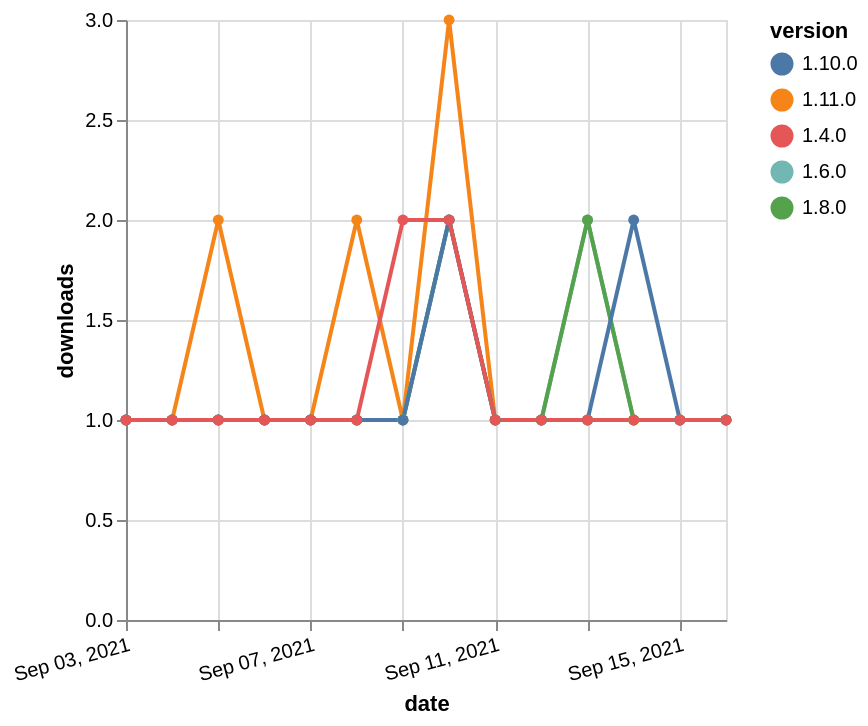

Here is the Vega-Lite specification saved for this chart:
### Vega-Lite specification from a JSON file in a GitHub repository (floating-point values rounded to 4 significant figures)
{"$schema": "https://vega.github.io/schema/vega-lite/v5.json", "description": "A simple bar chart with embedded data.", "data": {"values": [{"date": "2021-09-03", "total": 180, "delta": 1, "version": "1.11.0"}, {"date": "2021-09-04", "total": 181, "delta": 1, "version": "1.11.0"}, {"date": "2021-09-05", "total": 183, "delta": 2, "version": "1.11.0"}, {"date": "2021-09-06", "total": 184, "delta": 1, "version": "1.11.0"}, {"date": "2021-09-07", "total": 185, "delta": 1, "version": "1.11.0"}, {"date": "2021-09-08", "total": 187, "delta": 2, "version": "1.11.0"}, {"date": "2021-09-09", "total": 188, "delta": 1, "version": "1.11.0"}, {"date": "2021-09-10", "total": 191, "delta": 3, "version": "1.11.0"}, {"date": "2021-09-11", "total": 192, "delta": 1, "version": "1.11.0"}, {"date": "2021-09-12", "total": 193, "delta": 1, "version": "1.11.0"}, {"date": "2021-09-13", "total": 194, "delta": 1, "version": "1.11.0"}, {"date": "2021-09-14", "total": 195, "delta": 1, "version": "1.11.0"}, {"date": "2021-09-15", "total": 196, "delta": 1, "version": "1.11.0"}, {"date": "2021-09-16", "total": 197, "delta": 1, "version": "1.11.0"}, {"date": "2021-09-03", "total": 207, "delta": 1, "version": "1.6.0"}, {"date": "2021-09-04", "total": 208, "delta": 1, "version": "1.6.0"}, {"date": "2021-09-05", "total": 209, "delta": 1, "version": "1.6.0"}, {"date": "2021-09-06", "total": 210, "delta": 1, "version": "1.6.0"}, {"date": "2021-09-07", "total": 211, "delta": 1, "version": "1.6.0"}, {"date": "2021-09-08", "total": 212, "delta": 1, "version": "1.6.0"}, {"date": "2021-09-09", "total": 213, "delta": 1, "version": "1.6.0"}, {"date": "2021-09-10", "total": 215, "delta": 2, "version": "1.6.0"}, {"date": "2021-09-11", "total": 216, "delta": 1, "version": "1.6.0"}, {"date": "2021-09-12", "total": 217, "delta": 1, "version": "1.6.0"}, {"date": "2021-09-13", "total": 219, "delta": 2, "version": "1.6.0"}, {"date": "2021-09-14", "total": 220, "delta": 1, "version": "1.6.0"}, {"date": "2021-09-15", "total": 221, "delta": 1, "version": "1.6.0"}, {"date": "2021-09-16", "total": 222, "delta": 1, "version": "1.6.0"}, {"date": "2021-09-03", "total": 193, "delta": 1, "version": "1.8.0"}, {"date": "2021-09-04", "total": 194, "delta": 1, "version": "1.8.0"}, {"date": "2021-09-05", "total": 195, "delta": 1, "version": "1.8.0"}, {"date": "2021-09-06", "total": 196, "delta": 1, "version": "1.8.0"}, {"date": "2021-09-07", "total": 197, "delta": 1, "version": "1.8.0"}, {"date": "2021-09-08", "total": 198, "delta": 1, "version": "1.8.0"}, {"date": "2021-09-09", "total": 199, "delta": 1, "version": "1.8.0"}, {"date": "2021-09-10", "total": 201, "delta": 2, "version": "1.8.0"}, {"date": "2021-09-11", "total": 202, "delta": 1, "version": "1.8.0"}, {"date": "2021-09-12", "total": 203, "delta": 1, "version": "1.8.0"}, {"date": "2021-09-13", "total": 205, "delta": 2, "version": "1.8.0"}, {"date": "2021-09-14", "total": 206, "delta": 1, "version": "1.8.0"}, {"date": "2021-09-15", "total": 207, "delta": 1, "version": "1.8.0"}, {"date": "2021-09-16", "total": 208, "delta": 1, "version": "1.8.0"}, {"date": "2021-09-03", "total": 168, "delta": 1, "version": "1.10.0"}, {"date": "2021-09-04", "total": 169, "delta": 1, "version": "1.10.0"}, {"date": "2021-09-05", "total": 170, "delta": 1, "version": "1.10.0"}, {"date": "2021-09-06", "total": 171, "delta": 1, "version": "1.10.0"}, {"date": "2021-09-07", "total": 172, "delta": 1, "version": "1.10.0"}, {"date": "2021-09-08", "total": 173, "delta": 1, "version": "1.10.0"}, {"date": "2021-09-09", "total": 174, "delta": 1, "version": "1.10.0"}, {"date": "2021-09-10", "total": 176, "delta": 2, "version": "1.10.0"}, {"date": "2021-09-11", "total": 177, "delta": 1, "version": "1.10.0"}, {"date": "2021-09-12", "total": 178, "delta": 1, "version": "1.10.0"}, {"date": "2021-09-13", "total": 179, "delta": 1, "version": "1.10.0"}, {"date": "2021-09-14", "total": 181, "delta": 2, "version": "1.10.0"}, {"date": "2021-09-15", "total": 182, "delta": 1, "version": "1.10.0"}, {"date": "2021-09-16", "total": 183, "delta": 1, "version": "1.10.0"}, {"date": "2021-09-03", "total": 245, "delta": 1, "version": "1.4.0"}, {"date": "2021-09-04", "total": 246, "delta": 1, "version": "1.4.0"}, {"date": "2021-09-05", "total": 247, "delta": 1, "version": "1.4.0"}, {"date": "2021-09-06", "total": 248, "delta": 1, "version": "1.4.0"}, {"date": "2021-09-07", "total": 249, "delta": 1, "version": "1.4.0"}, {"date": "2021-09-08", "total": 250, "delta": 1, "version": "1.4.0"}, {"date": "2021-09-09", "total": 252, "delta": 2, "version": "1.4.0"}, {"date": "2021-09-10", "total": 254, "delta": 2, "version": "1.4.0"}, {"date": "2021-09-11", "total": 255, "delta": 1, "version": "1.4.0"}, {"date": "2021-09-12", "total": 256, "delta": 1, "version": "1.4.0"}, {"date": "2021-09-13", "total": 257, "delta": 1, "version": "1.4.0"}, {"date": "2021-09-14", "total": 258, "delta": 1, "version": "1.4.0"}, {"date": "2021-09-15", "total": 259, "delta": 1, "version": "1.4.0"}, {"date": "2021-09-16", "total": 260, "delta": 1, "version": "1.4.0"}]}, "width": "container", "mark": {"type": "line", "point": {"filled": true}}, "encoding": {"x": {"field": "date", "type": "temporal", "timeUnit": "yearmonthdate", "title": "date", "axis": {"labelAngle": -15}}, "y": {"field": "delta", "type": "quantitative", "title": "downloads"}, "color": {"field": "version", "type": "nominal"}, "tooltip": {"field": "delta"}}}
